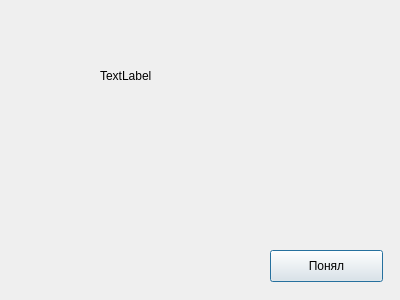
<?xml version="1.0" encoding="UTF-8"?>
<ui version="4.0">
 <class>DialogError</class>
 <widget class="QDialog" name="DialogError">
  <property name="geometry">
   <rect>
    <x>0</x>
    <y>0</y>
    <width>400</width>
    <height>300</height>
   </rect>
  </property>
  <property name="windowTitle">
   <string>Dialog</string>
  </property>
  <widget class="QPushButton" name="pushButton">
   <property name="geometry">
    <rect>
     <x>270</x>
     <y>250</y>
     <width>113</width>
     <height>32</height>
    </rect>
   </property>
   <property name="text">
    <string>Понял</string>
   </property>
  </widget>
  <widget class="QLabel" name="message">
   <property name="geometry">
    <rect>
     <x>100</x>
     <y>60</y>
     <width>271</width>
     <height>31</height>
    </rect>
   </property>
   <property name="text">
    <string>TextLabel</string>
   </property>
  </widget>
 </widget>
 <resources/>
 <connections/>
</ui>
